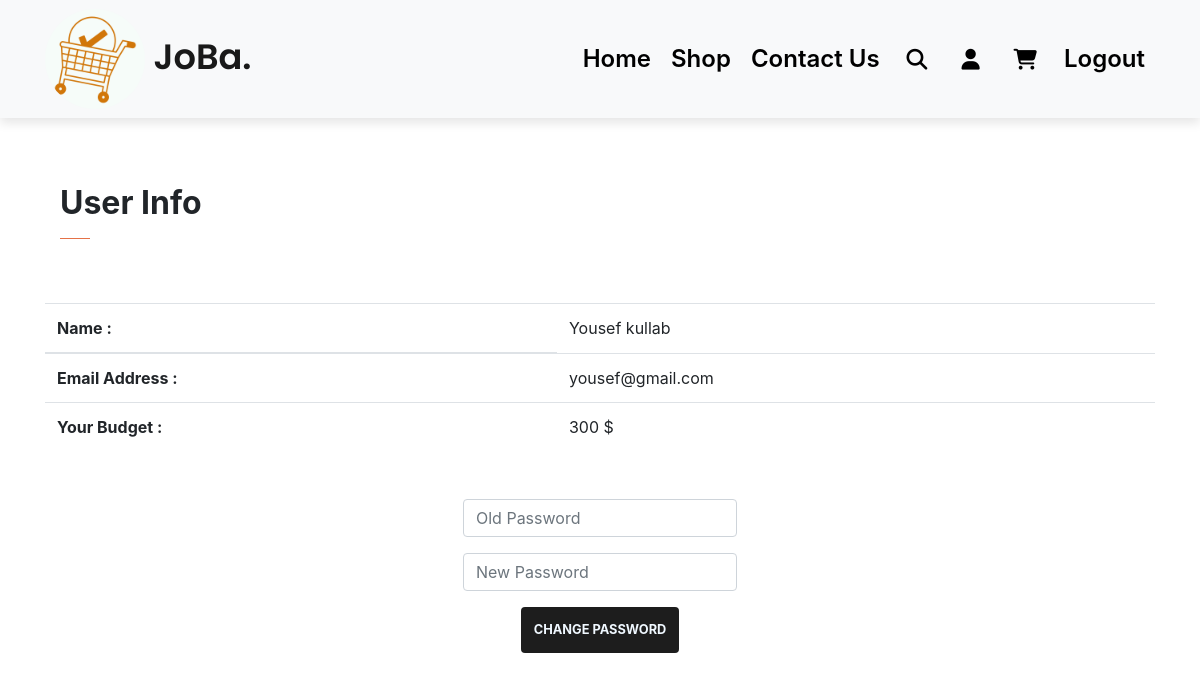
Page /profile (signed in) on the earlier database version.
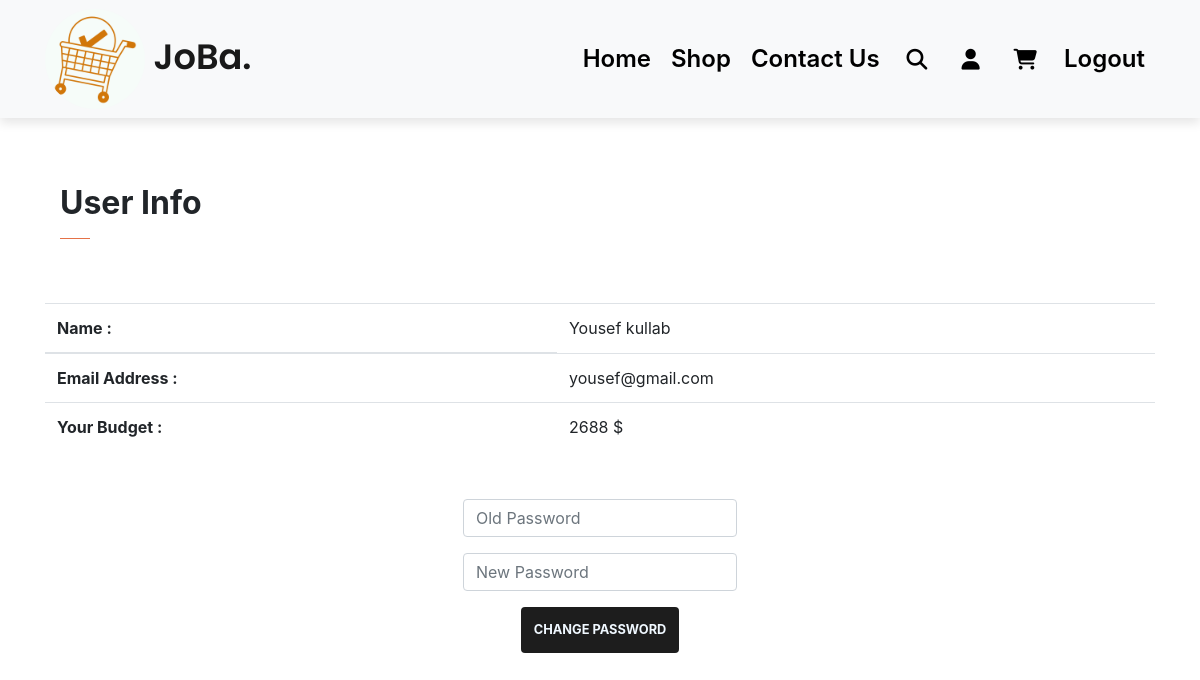
Same page on the later database version.
### JoBa/models.py (models this page shows)
class User(db.Model, UserMixin):
    id = db.Column(db.Integer, primary_key=True)
    email = db.Column(db.String(150), unique=True)
    password = db.Column(db.String(150))
    first_name = db.Column(db.String(150))
    budget = db.Column(db.Integer)
    products = db.relationship('Product')

### JoBa/auth.py (the view, shortened to what this page needs)
@auth.route("/profile", methods=["GET", "POST"])
@login_required
def profile():
    if request.method == "GET":
        return render_template("profile.html", title="JoBa-Profile", user=current_user)

### JoBa/__init__.py (called while the page is built)
def create_app():
    app = Flask(__name__)
    app.config["SECRET_KEY"] = "yousefsoftware2002engineer98"  # Use to secret you login session and your website date
    app.config["SQLALCHEMY_DATABASE_URI"] = f"sqlite:///{DB_Name}"
    db.init_app(app)
    from .views import views
    from .auth import auth
    app.register_blueprint(views, url_prefix="/")
    app.register_blueprint(auth, url_prefix="/")
    from .models import User, Product
    with app.app_context():
        db.create_all()
    login_manager = LoginManager()
    login_manager.login_view = "auth.login"
    login_manager.init_app(app)
    @login_manager.user_loader
    def load_user(id):
        return User.query.get(int(id))
    return app

### JoBa/templates/profile.html (shortened to what this page needs)
<!DOCTYPE html>
<html lang="en">
<head>
    <link rel="stylesheet" href="{{ url_for('static', filename='css/style.css')}}">
    <link rel="stylesheet" href="https://cdnjs.cloudflare.com/ajax/libs/font-awesome/6.2.0/css/all.min.css">
    <link rel="stylesheet" href="https://cdn.jsdelivr.net/npm/bootstrap@4.6.2/dist/css/bootstrap.min.css">    <link rel="stylesheet" href="https://cdnjs.cloudflare.com/ajax/libs/font-awesome/6.2.0/css/all.min.css">
</head>
<body>
  <nav class="navbar navbar-expand-lg navbar-light bg-light py-1 fixed-top">
  <div class="container">
      <a class="navbar-brand" href="/">
        <img src="static/images/logo/white.png" alt="logo" class="nav-logo">
        JoBa.
      </a>
      <div class="collapse navbar-collapse" id="navbarSupportedContent">
        <ul class="navbar-nav ml-auto">
          {% if user.is_authenticated %}
              <li class="nav-item">
                <a class="nav-link" href="/">Home</a>
              </li>
              <li class="nav-item">
                <a class="nav-link" href="shop1">Shop</a>
              </li>
              <li class="nav-item">
                <a class="nav-link" href="contact_us">Contact Us</a>
              </li>
              <li class="nav-item">
                <a class="nav-link"><i class="fa-solid fa-magnifying-glass"></i></a>
              </li>
              <li class="nav-item">
                <a class="nav-link" href="profile"><i class="fa-solid fa-user"></i></a>
              </li>
              <li class="nav-item">
                <a class="nav-link" href="cart"><i class="fa-solid fa-cart-shopping"></i></a>
              </li>
              <li class="nav-item">
                <a class="nav-link" href="logout">Logout</a>
              </li>
            {% endif %}
        </ul>
      </div>
    </div>
  </nav>
    <div class="container my-5 pt-3">
      <div class="container py-5">
        <h2 class="font-weight-bold">User Info</h2>
        <hr>
      </div>
      <table class="table mb-5">
          <thead>
            <tr>
              <th scope="col">Name :</th>
              <td scope="col">{{user.first_name}}</td>
            </tr>
          </thead>
          <tbody>
            <tr>
              <th scope="row">Email Address :</th>
              <td>{{user.email}}</td>
            </tr>
            <tr>
              <th scope="row">Your Budget :</th>
              <td>{{user.budget}} $</td>
            </tr>
          </tbody>
        </table>
        <form method="POST">
          <div class="mb-3">
              <input class="form-control mx-auto w-auto" id="password" name="my_password" placeholder="Old Password" type="password">
          </div>
          <div class="mb-3">
              <input class="form-control mx-auto w-auto" id="password" name="new_password" placeholder="New Password" type="password">
          </div>
          <div class="col text-center">
              <button class="btn btn-default" type="submit">Change Password</button>
          </div>
      </form>
    </div>
</body>
</html>

Differences in the rows shown:
changed User "Yousef kullab": budget "300" → "2688"
